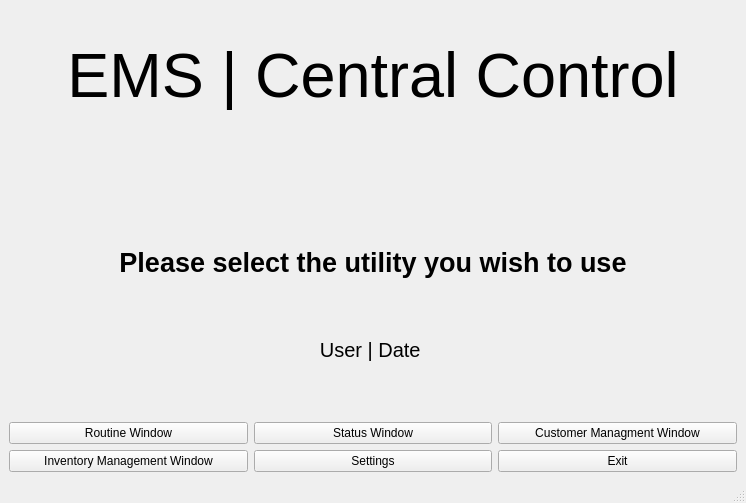
<?xml version="1.0" encoding="UTF-8"?>
<ui version="4.0">
 <class>MainWindow</class>
 <widget class="QMainWindow" name="MainWindow">
  <property name="geometry">
   <rect>
    <x>0</x>
    <y>0</y>
    <width>746</width>
    <height>503</height>
   </rect>
  </property>
  <property name="windowTitle">
   <string>MainWindow</string>
  </property>
  <widget class="QWidget" name="centralwidget">
   <layout class="QGridLayout" name="gridLayout_2">
    <item row="3" column="0">
     <layout class="QGridLayout" name="gridLayout">
      <item row="0" column="0">
       <widget class="QPushButton" name="rw">
        <property name="text">
         <string>Routine Window</string>
        </property>
       </widget>
      </item>
      <item row="0" column="1">
       <widget class="QPushButton" name="sw">
        <property name="text">
         <string>Status Window</string>
        </property>
       </widget>
      </item>
      <item row="0" column="2">
       <widget class="QPushButton" name="cm">
        <property name="text">
         <string>Customer Managment Window</string>
        </property>
       </widget>
      </item>
      <item row="1" column="0">
       <widget class="QPushButton" name="im">
        <property name="text">
         <string>Inventory Management Window</string>
        </property>
       </widget>
      </item>
      <item row="1" column="1">
       <widget class="QPushButton" name="st">
        <property name="text">
         <string>Settings</string>
        </property>
       </widget>
      </item>
      <item row="1" column="2">
       <widget class="QPushButton" name="exit">
        <property name="text">
         <string>Exit</string>
        </property>
       </widget>
      </item>
     </layout>
    </item>
    <item row="1" column="0">
     <widget class="QLabel" name="label">
      <property name="font">
       <font>
        <pointsize>20</pointsize>
        <weight>75</weight>
        <italic>false</italic>
        <bold>true</bold>
        <underline>false</underline>
       </font>
      </property>
      <property name="text">
       <string>Please select the utility you wish to use</string>
      </property>
      <property name="alignment">
       <set>Qt::AlignBottom|Qt::AlignHCenter</set>
      </property>
     </widget>
    </item>
    <item row="2" column="0">
     <widget class="QLabel" name="data">
      <property name="font">
       <font>
        <pointsize>15</pointsize>
       </font>
      </property>
      <property name="text">
       <string>User | Date </string>
      </property>
      <property name="alignment">
       <set>Qt::AlignCenter</set>
      </property>
     </widget>
    </item>
    <item row="0" column="0">
     <widget class="QLabel" name="label_2">
      <property name="font">
       <font>
        <pointsize>47</pointsize>
       </font>
      </property>
      <property name="text">
       <string>EMS | Central Control</string>
      </property>
      <property name="alignment">
       <set>Qt::AlignCenter</set>
      </property>
     </widget>
    </item>
   </layout>
  </widget>
  <widget class="QMenuBar" name="menubar">
   <property name="geometry">
    <rect>
     <x>0</x>
     <y>0</y>
     <width>746</width>
     <height>25</height>
    </rect>
   </property>
  </widget>
  <widget class="QStatusBar" name="statusbar"/>
 </widget>
 <resources/>
 <connections/>
</ui>
